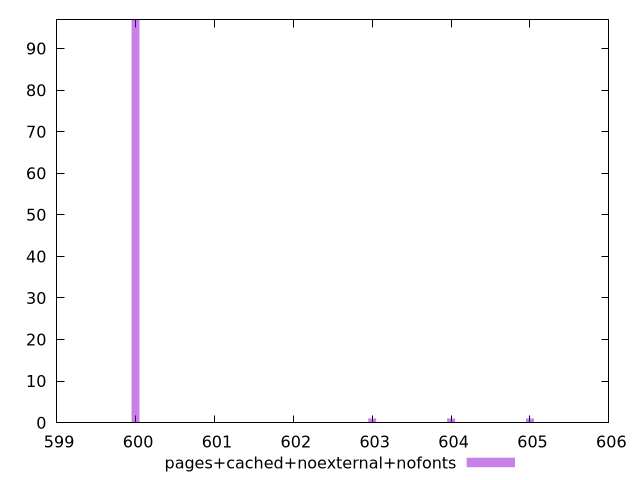

Reproduce this figure in gnuplot.
$_pagesCachedNoexternalNofonts <<EOF
600 97
605 1
604 1
603 1
EOF
set key outside below
set terminal pngcairo
set output "report_00004_2020-11-02T20-21-41.718Z/uses-rel-preload/pages+cached+noexternal+nofonts//raw_hist.png"
set yrange [0:97]
set boxwidth 0.1
set style fill transparent solid 0.5 noborder
plot $_pagesCachedNoexternalNofonts title "pages+cached+noexternal+nofonts" with boxes ,
